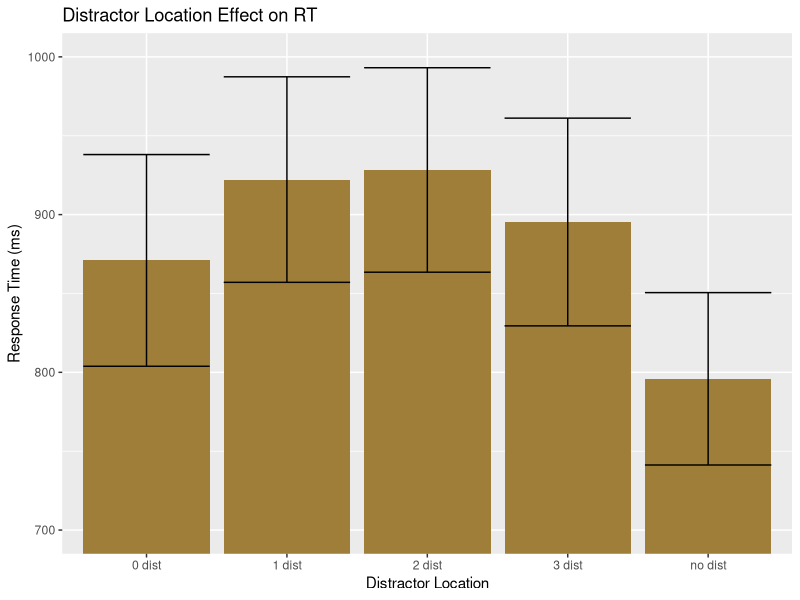

Write the R code that produced this figure.
## ---- chunk 1
library(tidyverse) 
library(tidyr)
library(rstatix)
## ---- chunk 2

pilot <- read_csv("p01/data/pilot_final.csv", show_col_types = FALSE)
  
## ---- chunk 3
pilot$relative_hp_dist[pilot$relative_hp_dist == 10] <- "no dist"
pilot$relative_hp_dist[pilot$relative_hp_dist == 0] <- "0 dist"
pilot$relative_hp_dist[pilot$relative_hp_dist == 1] <- "1 dist"
pilot$relative_hp_dist[pilot$relative_hp_dist == 2] <- "2 dist"
pilot$relative_hp_dist[pilot$relative_hp_dist == 3] <- "3 dist"

pilot$RT <- pilot$RT *1000
## ---- chunk 4

dist_means <- pilot %>%
  group_by(relative_hp_dist) %>%
  summarize(mean_rts=mean(RT),
            sd_rt=sd(RT),
            n_rt=21,
            se=sd_rt/sqrt(n_rt),
            upper_limit=mean_rts+se,
            lower_limit=mean_rts-se
  )
dist_means

## ---- chunk 5
ggplot(data = dist_means, aes(x = relative_hp_dist, y = mean_rts)) +
  geom_bar(stat = "identity", fill="#9E7E38") +
  geom_errorbar(aes(ymin=lower_limit, ymax=upper_limit))+
  coord_cartesian(ylim = c(700,1000))+
  labs(x = "Distractor Location", y = "Response Time (ms)")+
  labs(title = "Distractor Location Effect on RT")
  
## ---- chunk 6

  
